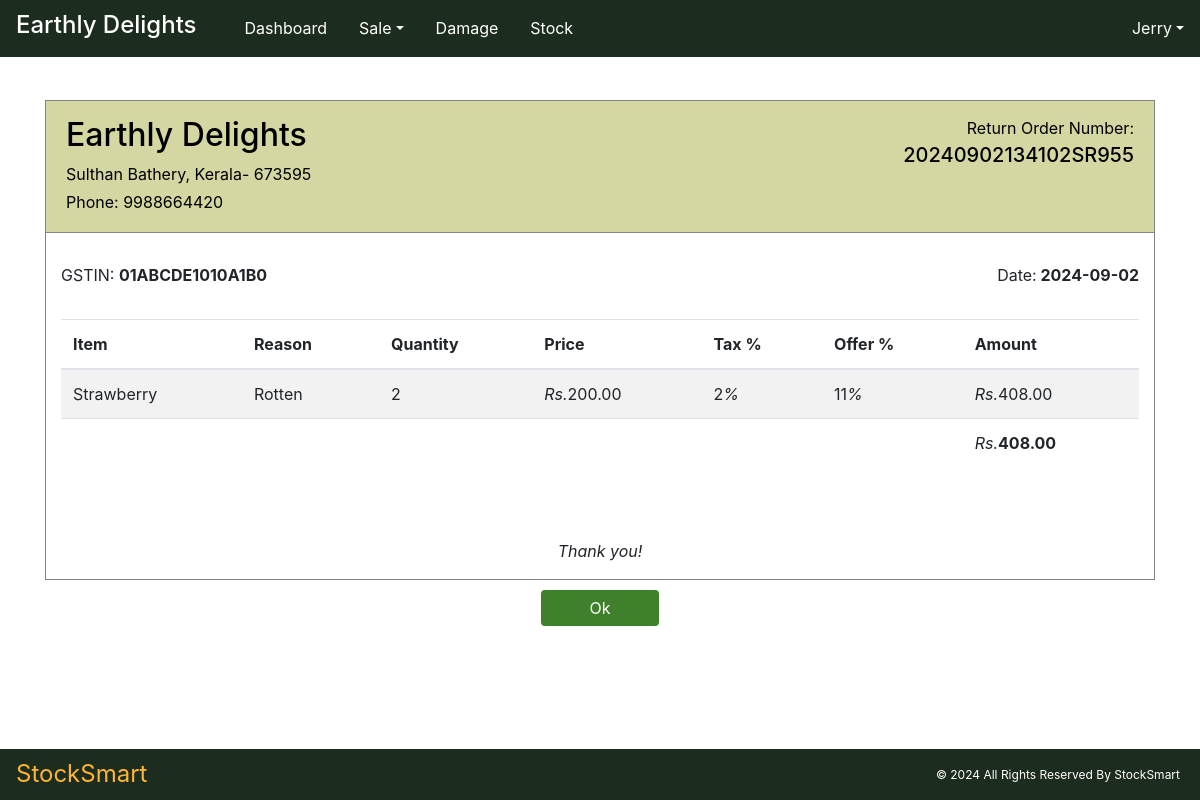
The app's page /Sales/returnBill_display/1/ (signed in), older data.
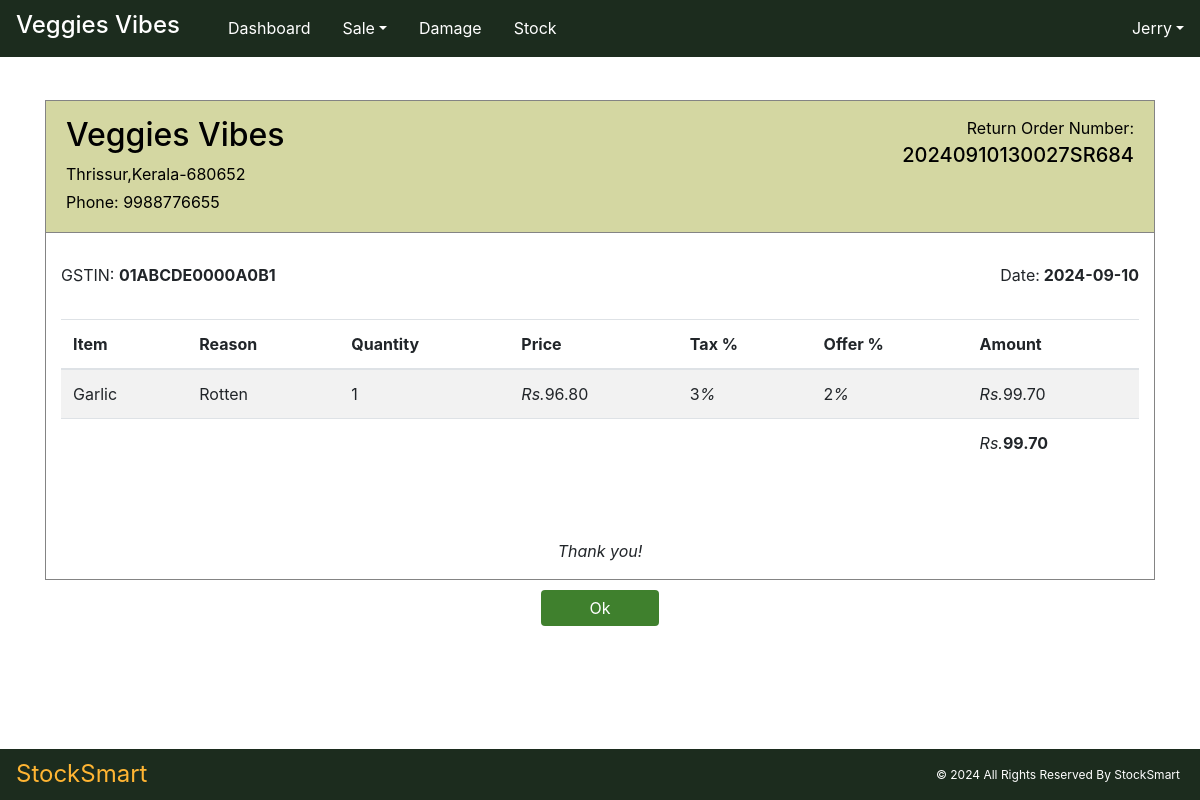
The same page, newer data.
### Core/models.py (models this page shows, shortened)
class companyprofileTable(models.Model):
    company_name = models.CharField(max_length=50, unique=True)
    company_person = models.CharField(max_length=50, blank=True)
    company_email = models.EmailField(max_length=100, unique=True)
    company_mobile = models.CharField(max_length=10, blank=True)
    company_address = models.CharField(max_length=100, blank=True)
    company_gst = models.CharField(max_length=20)
    company_threshold_Stock = models.PositiveIntegerField(default=0)

### User/models.py (models this page shows, shortened)
class User(AbstractUser):
    MY_ROLES =[
        ('Admin','Admin'),
        ('Staff','Staff'),
    ]
    role = models.CharField(max_length=50, choices=MY_ROLES)
    organization = models. CharField(max_length=50)

### Sales/models.py (models this page shows, shortened)
class rst_backup(models.Model):
    rst_b_billNum = models.CharField(max_length=50, unique=True)
    rst_b_poNum = models.CharField(max_length=100, null=True, blank=True)
    rst_b_date = models.CharField(max_length=100, null=True, blank=True)
    rst_b_user = models.CharField(max_length=100, null=True, blank=True)
    sot_b_timestamp = models.DateTimeField(auto_now_add=True)

class rsit_backup(models.Model):
    rsit_b_billNum = models.ForeignKey(rst_backup, on_delete=models.CASCADE)
    rsit_b_item = models.CharField(max_length=100, null=True, blank=True)
    rsit_b_reason = models.CharField(max_length=100, null=True, blank=True)
    rsit_b_qty = models.PositiveIntegerField(null=True, blank=True)
    rsit_b_price = models.CharField(max_length=100, null=True, blank=True)
    rsit_b_tax = models.CharField(max_length=100, null=True, blank=True)
    rsit_b_offer = models.CharField(max_length=100, null=True, blank=True)
    rsit_b_refundAmount = models.DecimalField(max_digits=10, decimal_places=2, null=True, blank=True)

### Sales/views.py (the view)
# urls.py: path('returnBill_display/<int:billId>/',views.returnBill_display, name="returnBill_display"),
def returnBill_display(request, billId):
    base_template = 'user/Index.html' if request.user.role == "Admin" else 'user/staff_index.html'
    company_data = companyprofileTable.objects.get()
    saleret_ord = get_object_or_404(rst_backup, id=billId)
    saleret_itm = rsit_backup.objects.filter(rsit_b_billNum=saleret_ord)
    saleret_Amount = 0
    for j in saleret_itm:
        saleret_Amount += j.rsit_b_refundAmount
    context = {
        'base_template': base_template,
        'saleret_ord': saleret_ord,
        'saleret_itm': saleret_itm,
        'saleret_Amount': saleret_Amount,
        'company_data': company_data,
    }
    return render(request, "sales/returnbill_display.html", context)

### templates/sales/returnbill_display.html (shortened to what this page needs)
<!DOCTYPE html>
{% extends base_template %}
{% load static %}
{% block content %}
<html lang="en">
<head>
    <link href="https://maxcdn.bootstrapcdn.com/bootstrap/4.5.2/css/bootstrap.min.css" rel="stylesheet">
    <link href="{% static 'assets/style.css' %}" rel="stylesheet">
</head>
<body>
<div class="navheight" style="height: 100px"></div>
    <div class="container order-container">
        <div class="row justify-content-center">
            <div class="col-12">
                <div class="order-body">
                    <div class="bill-header d-flex">
                        <div class="col vendor-details-head">
                        <h2>{{company_data.company_name}}</h2>
                            <p>{{company_data.company_address}}</p>
                            <p>Phone: {{company_data.company_mobile}}</p>
                        </div>
                        <div class="col print-only text-right vendor-details-head">
                            <p> Return Order Number: <h5> {{ saleret_ord.rst_b_billNum }}</h5></p>
                        </div>
                    </div>
                    <div class="d-flex">
                        <div class="col vendor-details">
                            <p>GSTIN: <strong>{{company_data.company_gst }}</strong> </p>
                            <br>
                        </div>
                        <div class="col text-right vendor-details">
                            <p>Date:<strong> {{ saleret_ord.rst_b_date }}</strong> </p>
                        </div>
                    </div>
                    <div class="col">
                        <table class=" table table-striped ">
                        <thead class="">
                            <tr>
                                <th>Item</th>
                                <th>Reason</th>
                                <th>Quantity</th>
                                <th>Price</th>
                                <th>Tax %</th>
                                <th>Offer %</th>
                                <th>Amount</th>
                            </tr>
                        </thead>
                        <tbody>
                            {% for i in saleret_itm %}
                                <tr>
                                    <td>{{ i.rsit_b_item}}</td>
                                    <td>{{i.rsit_b_reason}}</td>
                                    <td>{{i.rsit_b_qty}}</td>
                                    <td><i>Rs.</i>{{i.rsit_b_price}}</td>
                                    <td>{{i.rsit_b_tax}}<i>%</i></td>
                                    <td>{{i.rsit_b_offer}}<i>%</i></td>
                                    <td><i>Rs.</i>{{i.rsit_b_refundAmount}}</td>
                                </tr>
                            {% endfor %}
                        <tr>
                            <td></td>
                            <td></td>
                            <td></td>
                            <td></td>
                            <td></td>
                            <td></td>
                            <td><i>Rs.</i><b>{{saleret_Amount}}</b></td>
                        </tr>
                        </tbody>
                    </table>
                    </div>
                    <div class="text-center">
                        <br>
                        <br>
                        <br>
                        <p><i>Thank you!</i></p>
                    </div>
                </div>
            </div>
            <div class="col-12 text-center print-button">
                        <a href="{% url 'sales_bill' %}"><button type="submit" class="btn btn-success px-5">Ok</button></a>
            </div>
        </div>
    </div>
<div class="bottom-space"></div>
<div class="bottom-space"></div>
</body>
</html>
{% endblock %}

### templates/user/staff_index.html (shortened to what this page needs)
<!DOCTYPE html>
{%load static%}
<html lang="en">
<head>
    <link href="https://maxcdn.bootstrapcdn.com/bootstrap/4.5.2/css/bootstrap.min.css" rel="stylesheet">
    <link href="https://cdnjs.cloudflare.com/ajax/libs/font-awesome/6.0.0-beta3/css/all.min.css" rel="stylesheet">
    <link href="{% static 'assets/style.css' %}" rel="stylesheet">
</head>
<body>
<nav class="navbar navbar-expand-lg bg-success fixed-top">
    <h3 class="navbar-brand px-3" > {{company_data.company_name}}</h3>
        <div class=" collapse navbar-collapse my-0 justify-content-center" id="navbarNav" style="text-align: center;">
            <ul class="navbar-nav">
                <li id="homeBtn" class="nav-item ">
                    <a  class="nav-link" href="{% url 'staff_index' %}">Dashboard</a>
                </li>
                <li class="nav-item dropdown">
                    <a class="nav-link dropdown-toggle" href="#" id="navbarSalesDropdown" role="button" data-toggle="dropdown" aria-haspopup="true" aria-expanded="false">Sale</a>
                </li>
                <li id="navbarDamageDropdown" class="nav-item ">
                    <a  class="nav-link" href="{% url 'damage' %}">Damage</a>
                </li>
                <li id="navbarStockDropdown" class="nav-item ">
                    <a  class="nav-link" href="{% url 'stock_staff' %}">Stock</a>
                </li>
            </ul>
                    <ul class="navbar-nav ml-auto">
                        <li class="nav-item dropdown">
                            <a class="nav-link dropdown-toggle" href="#" id="navbarUserDropdown" role="button" data-toggle="dropdown" aria-haspopup="true" aria-expanded="false">{{ user.username }}</a>
                        </li>
                    </ul>
                </div>
</nav>
{% block content %}{% endblock %}
<div class="footer bg-success">
   <span class="navbar-brand px-3" style="color:#FFB533 !important;"> StockSmart</span>
    <p style="margin-top:15px; margin-right:20px;" class="py-">&copy; 2024 All Rights Reserved By StockSmart</p>
</div>
</body>
</html>

### static/assets/style.css (style rules this page uses)
.nav-item { border-bottom: 1px solid #1C2C1E; }
.alert-success, .bg-success, .text-success, .border-success { background-color: #1C2C1E !important; color: #ffffff !important; border-color: #your-border-color !important; }
body { overflow-x: hidden; height: 95vh; margin-bottom: 20px; }
a { text-decoration: none !important; }
table { margin-bottom: 0px !important; }
.bottom-space { height: 5vh; }
.navheight { height: 30px; }
.navbar { padding: 0Px !important; }
.nav-item { padding: .5rem .5rem; }
.navbar-brand { font-size: 1.5rem !important; }
.navbar a { color: #ffffff !important; text-decoration: none !important; }
.navbar a:active, { border-color: #your-new-active-border-color; color: #FFCC7B !important; }
.footer { display: flex; justify-content: space-between; }
.btn-success { background-color: #3F802D !important; color: #ffffff !important; border: none !important; border-color: #your-border-color !important; }
td { background: rgba(227, 255, 227, 0) !important; }
th { background:rgba(227, 255, 227, 0) !important; }
.footer { position: fixed; left: 0; bottom: 0px; width: 100%; color: white; text-align: center; padding-top : 2px; font-size: 12px; }
ul { padding-left: 0; list-style-type: none; margin-bottom: 0; }
li { padding-top: 3px; }
.order-body { background-color: white; border: 1px solid #848484; border-radius: 0px; }
.vendor-details { margin-top: 15px; }
.vendor-details p { margin-bottom: .5rem; }
.vendor-details strong { margin-bottom: .5rem; }
.vendor-details-head p { margin-bottom: .2rem; }
.bill-header { background-color: #D4D7A2; padding:15px 5px 15px 5px; margin-bottom: 15px; color: #000000; border-width: 0px 0px 1px 0px; border-style: solid; border-color: #848484; }
.print-button { margin: 10px 0; }

Row changes from the older to the newer data that the page shows:
changed companyprofileTable: company_name "Earthly Delights" → "Veggies Vibes"; company_address "Sulthan Bathery, Kerala- 673595" → "Thrissur,Kerala-680652"; company_mobile "9988664420" → "9988776655"; company_gst "01ABCDE1010A1B0" → "01ABCDE0000A0B1"
changed rst_backup: rst_b_billNum "20240902134102SR955" → "20240910130027SR684"; rst_b_date "2024-09-02" → "2024-09-10"
changed rsit_backup "Rotten": rsit_b_item "Strawberry" → "Garlic"; rsit_b_qty "2" → "1"; rsit_b_price "200.00" → "96.80"; rsit_b_tax "2" → "3"; rsit_b_offer "11" → "2"; rsit_b_refundAmount "408.00" → "99.70"
Text that changed along with them:
{{ saleret_Amount }}: "408.00" → "99.70"
